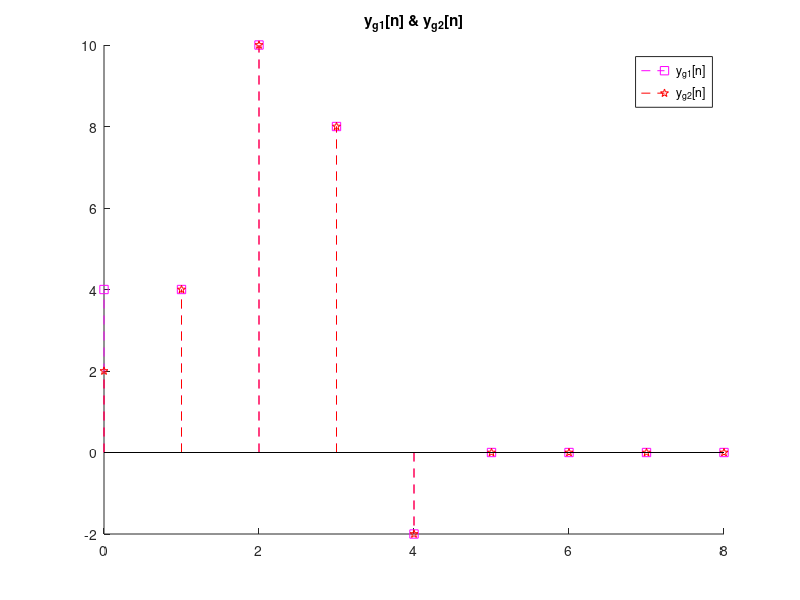

Recreate this plot in MATLAB.
% Problem 2.4(g)

x1 = [1 1 1 1 0 0 0 0 0 0];
nx1 = 0:1:9;

h1 = [1 -1 3 0 1];
h2 = [0 2 5 4 -1];
nh1 = 0:1:4;
nh2 = nh1;

xg = [2 0 0 0 0];
nxg = 0:1:4;
yga = xg.^2;
nyga = nxg;

hg2 = h2;
nhg2 = nh2;

ygb = conv(xg, hg2);
nygb = (nxg(1)+nhg2(1)):1:(nxg(end)+nhg2(end));

yg1 = [yga 0 0 0 0] + ygb;
nyg1 = nygb;

hg1 = [1 0 0 0 0].^2;
nhg1 = nxg;

hparallel = hg1 + hg2;

yg2 = conv(xg, hparallel);
nyg2 = nyg1;

figure;
hold on;
stem(nyg1, yg1, 'm--s');
stem(nyg2, yg2, 'r--p');
title('y_{g1}[n] & y_{g2}[n]');
legend('y_{g1}[n]', 'y_{g2}[n]', 'Location', 'northeast');

saveas(gcf, "plots/P2_4_g_out.png");
close;


